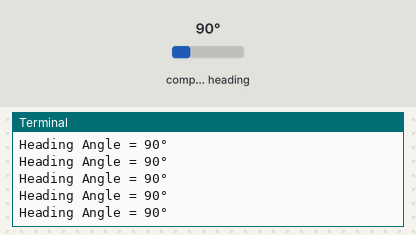
The program below on a simulated Raspberry Pi (BCM pin numbers). Parts: the last lines printed to the terminal. The inputs (shaded band) are chosen by the test bench; at power-on: compass heading 90°.

Above: at 1.2 s.
1.3 s: compass heading set to 7°
At 2.1 s:
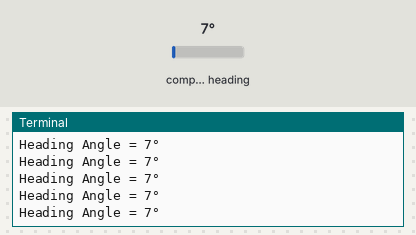
2.8 s: compass heading set to 180°
At 3.9 s:
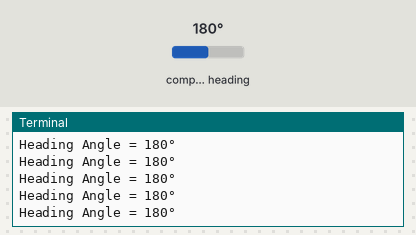
Timing chart, 0 to 5.8 s (numbered marks = the images above; inputs shaded):
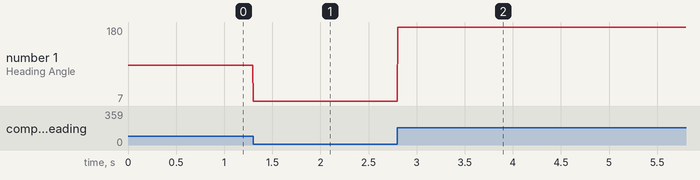

Measured:
- after the input at 1.3 s, the terminal: prints a new line at once (image 1)
- after the input at 2.8 s, the terminal: prints a new line at once (image 2)
- plotted number 1: 90 → 7 after the input at 1.3 s, 7 → 180 after the input at 2.8 s

The program:

compass.py
```python
import smbus
from time import sleep
import math

X_axis_H    = 0x01
Z_axis_H    = 0x05
Y_axis_H    = 0x03
declination = -0.00669
pi          = 3.14159265359

bus = smbus.SMBus(1)
Device_Address = 0x0d

def Magnetometer_Init():
    bus.write_byte_data(Device_Address, 0x0a, 0x81)
    bus.write_byte_data(Device_Address, 0x0b, 0x01)
    bus.write_byte_data(Device_Address, 0x09, 0x11)


def read_raw_data(addr):
    low = bus.read_byte_data(Device_Address, addr-1)
    high = bus.read_byte_data(Device_Address, addr)

    value = ((high << 8) | low)

    if value >= 0x8000:
        value = value - 0x10000
        return value
    else:
        return value

def get_data():
    chipid = bus.read_byte_data(Device_Address, 0x0d)
    Magnetometer_Init()
    i=0
    heading = None
    [x,y,z] = [None,None,None]
    while i<20:
        status = bus.read_byte_data(Device_Address, 0x06)
        if status == 0x04:
            x = read_raw_data(X_axis_H)
            y = read_raw_data(Y_axis_H)
            z = read_raw_data(Z_axis_H)
            continue
        if status == 0x01:
            x = read_raw_data(X_axis_H)
            y = read_raw_data(Y_axis_H)
            z = read_raw_data(Z_axis_H)
            break
        else:
            sleep(0.01)
            i+=1

    if x is None or y is None:
        [x1, y1] = [x, y]
    else:
        c=[[1.0, 0.0, 0.0],
           [0.0, 1.0, 0.0],
           [0.0, 0.0, 1.0]]
        x1 = x * c[0][0] + y * c[0][1] + c[0][2]
        y1 = x * c[1][0] + y * c[1][1] + c[1][2]
    return [x1, y1, z]


def compass():
    [x1, y1, z] = get_data()
    if x1 is None or y1 is None:
        heading = 0
    else:
        heading=math.degrees(math.atan2(y1,x1))

    if(heading < 0):
        heading = heading + 360.0 + math.degrees(declination)

    elif(heading > 360.0):
        heading = heading - 360.0

    # print ("Heading Angle = %d°" %heading)
    return heading

if __name__==('__main__'):
    while True:
        heading = compass()
        print ("Heading Angle = %d°" %heading)
```
